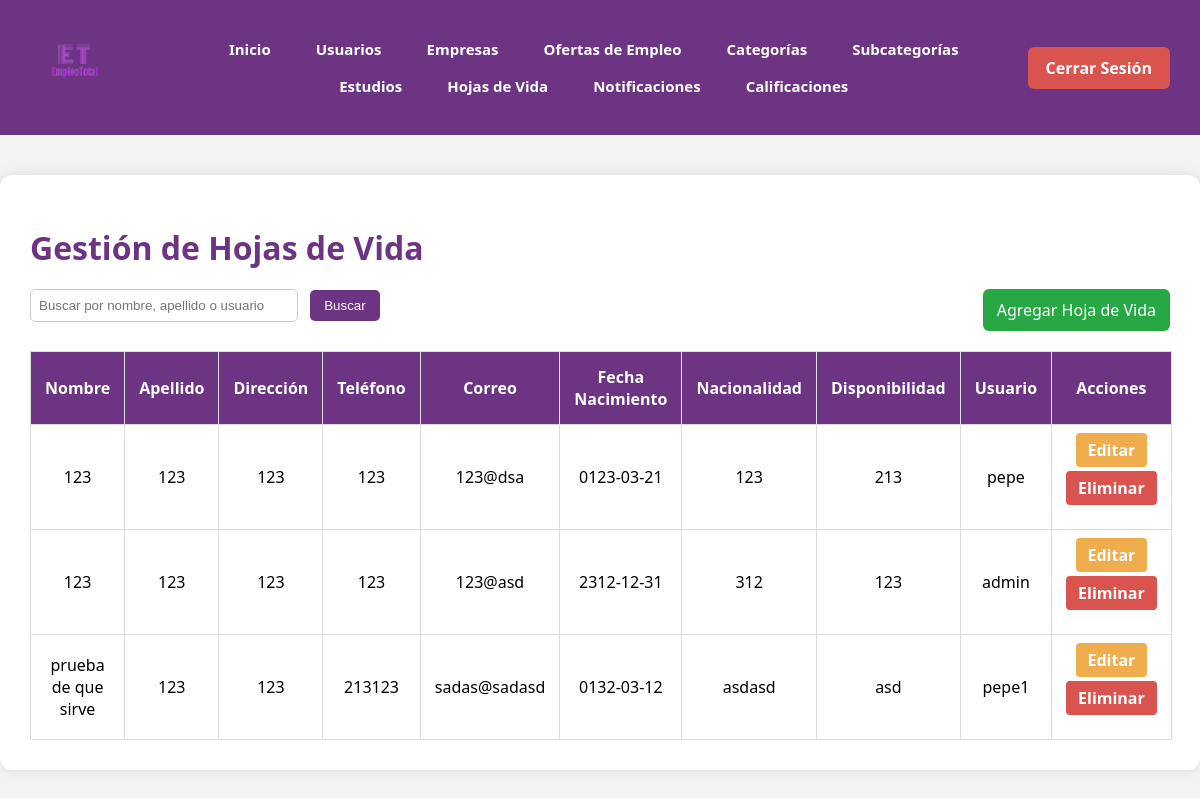
Screenshot of /hojas_vida_admin.php with the database file from the repository.
### tables this page shows
CREATE TABLE `hojade_de_vida` (
  `id_hojade_de_vida` int(11) NOT NULL,
  `nombre` varchar(50) DEFAULT NULL,
  `apellido` varchar(50) DEFAULT NULL,
  `direccion` varchar(45) DEFAULT NULL,
  `telefono` decimal(10,0) DEFAULT NULL,
  `correo` varchar(1000) DEFAULT NULL,
  `estado_civil` varchar(45) DEFAULT NULL,
  `fecha_nacimiento` date DEFAULT NULL,
  `nacionalidad` varchar(45) DEFAULT NULL,
  `descripcion_sobre_ti` varchar(500) DEFAULT NULL,
  `objetivo_profecional` varchar(500) DEFAULT NULL,
  `idiomas` varchar(45) DEFAULT NULL,
  `referencias` varchar(45) DEFAULT NULL,
  `parentezco` varchar(45) DEFAULT NULL,
  `numero_referencia` varchar(45) DEFAULT NULL,
  `intereses_personales` varchar(500) DEFAULT NULL,
  `disponibilidad_trabajo` varchar(45) DEFAULT NULL,
  `usuario_id_usuario` int(11) NOT NULL
);

CREATE TABLE `usuario` (
  `id_usuario` int(11) NOT NULL,
  `usuario` varchar(45) DEFAULT NULL,
  `correo` varchar(45) DEFAULT NULL,
  `contrasena` varchar(250) DEFAULT NULL,
  `rol_id_rol` int(11) NOT NULL
);

### hojas_vida_admin.php (the view, shortened to what this page needs)
<?php
include_once "conexion.php";
$busqueda = isset($_GET['buscar']) ? trim($_GET['buscar']) : "";
$sql = "SELECT h.*, u.usuario
        FROM hojade_de_vida h
        JOIN usuario u ON h.usuario_id_usuario = u.id_usuario
        WHERE h.nombre LIKE :busqueda OR h.apellido LIKE :busqueda OR u.usuario LIKE :busqueda";
$stmt = $base_de_datos->prepare($sql);
$stmt->bindValue(':busqueda', "%$busqueda%");
$stmt->execute();
$hojasVida = $stmt->fetchAll(PDO::FETCH_ASSOC);
?>
<!DOCTYPE html>
<html lang="es">
<head>
  <link rel="stylesheet" href="estilos/crud_estilos.css">
</head>
<body>
<header>
  <nav class="barra-navegacion">
    <div class="logo">
      <img src="imagenes/logoTotal.png" alt="EmpleoTotal">
    </div>
    <ul class="menu">
      <li><a href="inicio.html">Inicio</a></li>
      <li><a href="usuarios_admin.php">Usuarios</a></li>
      <li><a href="empresas_admin.php">Empresas</a></li>
      <li><a href="ofertas_empleo_admin.php">Ofertas de Empleo</a></li>
      <li><a href="categorias_admin.php">Categorías</a></li>
      <li><a href="subcategorias_admin.php">Subcategorías</a></li>
      <li><a href="estudios_admin.php">Estudios</a></li>
      <li><a href="hojas_vida_admin.php">Hojas de Vida</a></li>
      <li><a href="notificaciones_admin.php">Notificaciones</a></li>
      <li><a href="calificaciones_admin.php">Calificaciones</a></li>
    </ul>
    <div class="cerrar-sesion-container">
      <a href="http://localhost:3000" class="cerrar-sesion">Cerrar Sesión</a>
    </div>
  </nav>
</header>
<main class="contenedor">
  <h1>Gestión de Hojas de Vida</h1>
  <div class="acciones-superiores">
    <form action="" method="GET" class="buscador">
      <input type="text" name="buscar" placeholder="Buscar por nombre, apellido o usuario" value="<?= htmlspecialchars($busqueda) ?>">
      <button type="submit">Buscar</button>
    </form>
    <a href="modulos/hojas_vida/form_agregar_hoja.php" class="boton-agregar">Agregar Hoja de Vida</a>
  </div>
  <div class="tabla-scroll">
    <table>
      <thead>
        <tr>
          <th>Nombre</th>
          <th>Apellido</th>
          <th>Dirección</th>
          <th>Teléfono</th>
          <th>Correo</th>
          <th>Fecha Nacimiento</th>
          <th>Nacionalidad</th>
          <th>Disponibilidad</th>
          <th>Usuario</th>
          <th>Acciones</th>
        </tr>
      </thead>
      <tbody>
        <?php foreach($hojasVida as $hoja): ?>
          <tr>
            <td><?= htmlspecialchars($hoja['nombre']) ?></td>
            <td><?= htmlspecialchars($hoja['apellido']) ?></td>
            <td><?= htmlspecialchars($hoja['direccion']) ?></td>
            <td><?= htmlspecialchars($hoja['telefono']) ?></td>
            <td><?= htmlspecialchars($hoja['correo']) ?></td>
            <td><?= htmlspecialchars($hoja['fecha_nacimiento']) ?></td>
            <td><?= htmlspecialchars($hoja['nacionalidad']) ?></td>
            <td><?= htmlspecialchars($hoja['disponibilidad_trabajo']) ?></td>
            <td><?= htmlspecialchars($hoja['usuario']) ?></td>
            <td>
              <a href="modulos/hojas_vida/form_editar_hoja.php?id_hojade_de_vida=<?= $hoja['id_hojade_de_vida'] ?>" class="boton editar">Editar</a><p>
              <a href="modulos/hojas_vida/eliminar_hoja.php?id_hojade_de_vida=<?= $hoja['id_hojade_de_vida'] ?>" class="boton eliminar" onclick="return confirm('¿Seguro que deseas eliminar esta hoja de vida?')">Eliminar</a>
            </td>
          </tr>
        <?php endforeach; ?>
      </tbody>
    </table>
  </div>
</main>
</body>
</html>

### estilos/crud_estilos.css (style rules this page uses)
body { font-family: 'Segoe UI', Tahoma, Geneva, Verdana, sans-serif; background-color: #f4f4f4; margin: 0; padding: 0; }
header { background-color: #6C3483; padding: 20px 0; }
.barra-navegacion { display: flex; align-items: center; justify-content: space-between; flex-wrap: wrap; width: 95%; margin: auto; }
.logo img { height: 90px; }
.menu { list-style: none; display: flex; flex: 1; justify-content: center; flex-wrap: wrap; gap: 15px; }
.menu li a { text-decoration: none; color: white; font-weight: bold; padding: 10px 15px; border-radius: 5px; transition: background 0.3s ease; font-size: 15px; }
.cerrar-sesion-container { margin-left: auto; }
.cerrar-sesion { background-color: #d9534f; color: white !important; text-decoration: none; padding: 10px 18px; border-radius: 6px; font-weight: bold; transition: background 0.3s ease; }
.contenedor { max-width: 1350px; margin: 40px auto; background-color: white; padding: 30px; border-radius: 12px; box-shadow: 0 0 15px rgba(0,0,0,0.1); }
.contenedor h1 { color: #6C3483; margin-bottom: 20px; }
.acciones-superiores { display: flex; justify-content: space-between; margin-bottom: 20px; }
.acciones-superiores input[type="text"] { padding: 8px; width: 250px; border: 1px solid #ccc; border-radius: 5px; }
.acciones-superiores button { padding: 8px 14px; background-color: #6C3483; color: white; border: none; border-radius: 5px; margin-left: 8px; cursor: pointer; }
.boton-agregar { background-color: #28a745; color: white; padding: 10px 14px; text-decoration: none; border-radius: 6px; }
table { width: 100%; border-collapse: collapse; margin-top: 20px; }
table thead { background-color: #6C3483; color: white; }
table th, table td { padding: 14px; text-align: center; border: 1px solid #ddd; }
.boton { padding: 6px 12px; text-decoration: none; border-radius: 4px; color: white; font-weight: bold; }
.boton.editar { background-color: #f0ad4e; }
.boton.eliminar { background-color: #d9534f; }

### rows the page displays
hojade_de_vida: nombre "123", apellido "123", direccion "123", telefono "123", correo "123@dsa", fecha_nacimiento "0123-03-21", nacionalidad "123", disponibilidad_trabajo "213", usuario.usuario "pepe"
hojade_de_vida: nombre "123", apellido "123", direccion "123", telefono "123", correo "123@asd", fecha_nacimiento "2312-12-31", nacionalidad "312", disponibilidad_trabajo "123", usuario.usuario "admin"
hojade_de_vida: nombre "prueba de que sirve", apellido "123", direccion "123", telefono "213123", correo "sadas@sadasd", fecha_nacimiento "0132-03-12", nacionalidad "asdasd", disponibilidad_trabajo "asd", usuario.usuario "pepe1"
